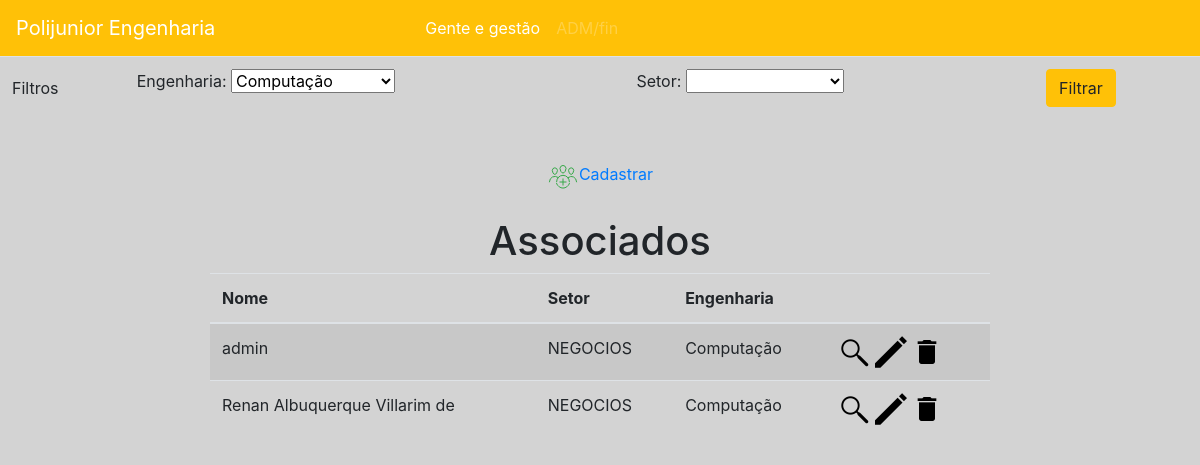
The page /associado.php?engenharia=1 (signed in) on the database its author committed.
### tables this page shows
CREATE TABLE `associado` (
  `id` int(11) NOT NULL,
  `nome` varchar(50) NOT NULL,
  `id_setor` int(11) NOT NULL,
  `id_engenharia` int(11) NOT NULL
);

CREATE TABLE `setor` (
  `id` int(11) NOT NULL,
  `nome` varchar(30) NOT NULL
);

CREATE TABLE `engenharia` (
  `id` int(11) NOT NULL,
  `nome` varchar(200) NOT NULL
);

### associado.php (the view, shortened to what this page needs)
<?php
include 'util/filtro.php';
?>
<!DOCTYPE html>
<html>
<head>
	<link rel="stylesheet" type="text/css" href="css/bootstrap.min.css">
	<link rel="stylesheet" type="text/css" href="css/associado.css">
</head>
<body>
<center>
<br>
<table>
<tr>
	<td><a href="formassociado.php?modo=cadastrar"><img src="assets/cadastrarbutton.png">Cadastrar</a></td>
</tr>
</table>
<br>
<h1>Associados</h1>
<table id="tabelaassociados" class="table table-striped">
<thead>
	<th>Nome</th>
	<th>Setor</th>
	<th>Engenharia</th>
	<th></th>
</thead>
<?php
	$sql = "SELECT A.id, A.nome, S.nome as setor, E.nome as engenharia FROM associado A
					INNER JOIN setor S ON A.id_setor = S.id
					INNER JOIN engenharia E ON A.id_engenharia = E.id WHERE 1=1 ";
	if($_GET['engenharia']){
		$sql .= " AND E.id = ".$_GET['engenharia'];
	}
	$result = $conn->query($sql);
	while($row = $result->fetch_assoc()){
		echo "<tr>";
		echo "<td>$row[nome]</td>";
		echo "<td>$row[setor]</td>";
		echo "<td>$row[engenharia]</td>";
		$viewbutton = "<a href='formassociado.php?modo=view&idAssociado=$row[id]'><img src='assets/viewbutton.png'></a> ";
		$editbutton = "<a href='formassociado.php?modo=edit&idAssociado=$row[id]'><img src='assets/editbutton.png'></a> ";
		$deletebutton = "<a href='javascript:deletebutton($row[id])'><img src='assets/deletebutton.png'></a> ";
		$links = $viewbutton.$editbutton.$deletebutton;
		echo "<td>".$links."</td>";
		echo "</tr>";
	}
?>
</table>
</center>
</body>
</html>

### css/associado.css (style rules this page uses)
#tabelaassociados { width: 65% }
body { background: lightgray; }

### rows shown on the page
associado: nome "admin", id_setor.nome "NEGOCIOS", id_engenharia.nome "Computação"
associado: nome "Renan Albuquerque Villarim de", id_setor.nome "NEGOCIOS", id_engenharia.nome "Computação"

### other values the page prints
$filtro "Engenharia"
$filtro "Setor"
form field engenharia "Computação"
